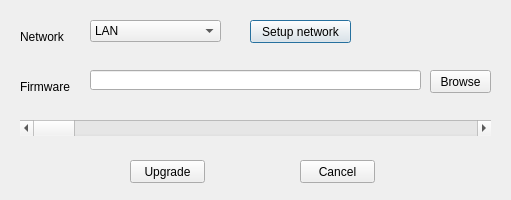
<?xml version="1.0" encoding="UTF-8"?>
<ui version="4.0">
 <class>RemoteUpdateClass</class>
 <widget class="QDialog" name="RemoteUpdateClass">
  <property name="geometry">
   <rect>
    <x>0</x>
    <y>0</y>
    <width>511</width>
    <height>200</height>
   </rect>
  </property>
  <property name="windowTitle">
   <string>RemoteUpdate</string>
  </property>
  <widget class="QLabel" name="label">
   <property name="geometry">
    <rect>
     <x>20</x>
     <y>30</y>
     <width>54</width>
     <height>13</height>
    </rect>
   </property>
   <property name="text">
    <string>Network</string>
   </property>
  </widget>
  <widget class="QComboBox" name="comboBox">
   <property name="geometry">
    <rect>
     <x>90</x>
     <y>20</y>
     <width>131</width>
     <height>22</height>
    </rect>
   </property>
   <item>
    <property name="text">
     <string>LAN</string>
    </property>
   </item>
   <item>
    <property name="text">
     <string>WAN</string>
    </property>
   </item>
  </widget>
  <widget class="QPushButton" name="pushButton_setnetworktype">
   <property name="geometry">
    <rect>
     <x>250</x>
     <y>20</y>
     <width>101</width>
     <height>23</height>
    </rect>
   </property>
   <property name="text">
    <string>Setup network</string>
   </property>
  </widget>
  <widget class="QLabel" name="label_2">
   <property name="geometry">
    <rect>
     <x>20</x>
     <y>80</y>
     <width>54</width>
     <height>13</height>
    </rect>
   </property>
   <property name="text">
    <string>Firmware</string>
   </property>
  </widget>
  <widget class="QLineEdit" name="lineEdit">
   <property name="geometry">
    <rect>
     <x>90</x>
     <y>70</y>
     <width>331</width>
     <height>20</height>
    </rect>
   </property>
  </widget>
  <widget class="QPushButton" name="pushButton_browse">
   <property name="geometry">
    <rect>
     <x>430</x>
     <y>70</y>
     <width>61</width>
     <height>23</height>
    </rect>
   </property>
   <property name="text">
    <string>Browse</string>
   </property>
  </widget>
  <widget class="QPushButton" name="pushButton_update">
   <property name="geometry">
    <rect>
     <x>130</x>
     <y>160</y>
     <width>75</width>
     <height>23</height>
    </rect>
   </property>
   <property name="text">
    <string>Upgrade</string>
   </property>
  </widget>
  <widget class="QPushButton" name="pushButton_cancel">
   <property name="geometry">
    <rect>
     <x>300</x>
     <y>160</y>
     <width>75</width>
     <height>23</height>
    </rect>
   </property>
   <property name="text">
    <string>Cancel</string>
   </property>
  </widget>
  <widget class="QScrollBar" name="horizontalScrollBar">
   <property name="geometry">
    <rect>
     <x>20</x>
     <y>120</y>
     <width>471</width>
     <height>16</height>
    </rect>
   </property>
   <property name="orientation">
    <enum>Qt::Horizontal</enum>
   </property>
  </widget>
 </widget>
 <layoutdefault spacing="6" margin="11"/>
 <resources/>
 <connections/>
</ui>
